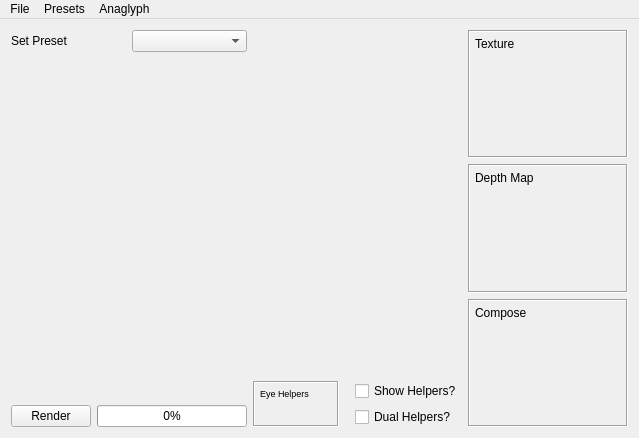
<?xml version="1.0" encoding="UTF-8"?>
<ui version="4.0">
 <class>MainWindow</class>
 <widget class="QMainWindow" name="MainWindow">
  <property name="geometry">
   <rect>
    <x>0</x>
    <y>0</y>
    <width>639</width>
    <height>438</height>
   </rect>
  </property>
  <property name="windowTitle">
   <string>Stereograma!</string>
  </property>
  <widget class="QWidget" name="centralWidget">
   <layout class="QHBoxLayout" name="horizontalLayout_2">
    <item>
     <layout class="QVBoxLayout" name="verticalLayout_2">
      <item>
       <layout class="QHBoxLayout" name="horizontalLayout_4">
        <item>
         <widget class="QLabel" name="label">
          <property name="text">
           <string>Set Preset</string>
          </property>
         </widget>
        </item>
        <item>
         <widget class="QComboBox" name="presetSelect"/>
        </item>
       </layout>
      </item>
      <item>
       <widget class="PresetEdit" name="presetEdit" native="true">
        <property name="sizePolicy">
         <sizepolicy hsizetype="Fixed" vsizetype="Expanding">
          <horstretch>0</horstretch>
          <verstretch>0</verstretch>
         </sizepolicy>
        </property>
       </widget>
      </item>
      <item>
       <layout class="QHBoxLayout" name="horizontalLayout" stretch="0,0">
        <property name="sizeConstraint">
         <enum>QLayout::SetFixedSize</enum>
        </property>
        <item>
         <widget class="QPushButton" name="renderButton">
          <property name="sizePolicy">
           <sizepolicy hsizetype="Fixed" vsizetype="Fixed">
            <horstretch>0</horstretch>
            <verstretch>0</verstretch>
           </sizepolicy>
          </property>
          <property name="text">
           <string>Render</string>
          </property>
         </widget>
        </item>
        <item>
         <widget class="QProgressBar" name="parallelProgress">
          <property name="sizePolicy">
           <sizepolicy hsizetype="Fixed" vsizetype="Fixed">
            <horstretch>0</horstretch>
            <verstretch>0</verstretch>
           </sizepolicy>
          </property>
          <property name="minimumSize">
           <size>
            <width>150</width>
            <height>0</height>
           </size>
          </property>
          <property name="value">
           <number>0</number>
          </property>
         </widget>
        </item>
       </layout>
      </item>
     </layout>
    </item>
    <item>
     <layout class="QVBoxLayout" name="verticalLayout_3">
      <item>
       <widget class="PresetSketch" name="presetSketcher" native="true">
        <property name="sizePolicy">
         <sizepolicy hsizetype="Expanding" vsizetype="Expanding">
          <horstretch>0</horstretch>
          <verstretch>0</verstretch>
         </sizepolicy>
        </property>
        <property name="minimumSize">
         <size>
          <width>180</width>
          <height>200</height>
         </size>
        </property>
       </widget>
      </item>
      <item>
       <layout class="QHBoxLayout" name="horizontalLayout_3">
        <item>
         <widget class="ImageContainerWidget" name="helpers_image">
          <property name="sizePolicy">
           <sizepolicy hsizetype="MinimumExpanding" vsizetype="Preferred">
            <horstretch>0</horstretch>
            <verstretch>0</verstretch>
           </sizepolicy>
          </property>
          <property name="minimumSize">
           <size>
            <width>30</width>
            <height>30</height>
           </size>
          </property>
          <property name="font">
           <font>
            <pointsize>7</pointsize>
           </font>
          </property>
          <property name="contextMenuPolicy">
           <enum>Qt::CustomContextMenu</enum>
          </property>
          <property name="acceptDrops">
           <bool>true</bool>
          </property>
          <property name="frameShape">
           <enum>QFrame::Box</enum>
          </property>
          <property name="frameShadow">
           <enum>QFrame::Sunken</enum>
          </property>
          <property name="lineWidth">
           <number>1</number>
          </property>
          <property name="text">
           <string>Eye Helpers</string>
          </property>
          <property name="scaledContents">
           <bool>true</bool>
          </property>
          <property name="alignment">
           <set>Qt::AlignLeading|Qt::AlignLeft|Qt::AlignTop</set>
          </property>
          <property name="indent">
           <number>5</number>
          </property>
         </widget>
        </item>
        <item>
         <layout class="QVBoxLayout" name="verticalLayout_4">
          <property name="leftMargin">
           <number>10</number>
          </property>
          <item>
           <widget class="QCheckBox" name="show_helpers">
            <property name="text">
             <string>Show Helpers?</string>
            </property>
           </widget>
          </item>
          <item>
           <widget class="QCheckBox" name="dual_helpers">
            <property name="text">
             <string>Dual Helpers?</string>
            </property>
           </widget>
          </item>
         </layout>
        </item>
       </layout>
      </item>
     </layout>
    </item>
    <item>
     <layout class="QVBoxLayout" name="verticalLayout" stretch="0,0,0">
      <property name="sizeConstraint">
       <enum>QLayout::SetNoConstraint</enum>
      </property>
      <item>
       <widget class="ImageContainerWidget" name="textureImage">
        <property name="sizePolicy">
         <sizepolicy hsizetype="Ignored" vsizetype="Ignored">
          <horstretch>0</horstretch>
          <verstretch>0</verstretch>
         </sizepolicy>
        </property>
        <property name="minimumSize">
         <size>
          <width>160</width>
          <height>120</height>
         </size>
        </property>
        <property name="contextMenuPolicy">
         <enum>Qt::CustomContextMenu</enum>
        </property>
        <property name="acceptDrops">
         <bool>true</bool>
        </property>
        <property name="frameShape">
         <enum>QFrame::Box</enum>
        </property>
        <property name="frameShadow">
         <enum>QFrame::Sunken</enum>
        </property>
        <property name="lineWidth">
         <number>1</number>
        </property>
        <property name="text">
         <string>Texture</string>
        </property>
        <property name="scaledContents">
         <bool>true</bool>
        </property>
        <property name="alignment">
         <set>Qt::AlignLeading|Qt::AlignLeft|Qt::AlignTop</set>
        </property>
        <property name="indent">
         <number>5</number>
        </property>
        <property name="openExternalLinks">
         <bool>false</bool>
        </property>
       </widget>
      </item>
      <item>
       <widget class="ImageContainerWidget" name="depthImage">
        <property name="sizePolicy">
         <sizepolicy hsizetype="Ignored" vsizetype="Ignored">
          <horstretch>0</horstretch>
          <verstretch>0</verstretch>
         </sizepolicy>
        </property>
        <property name="minimumSize">
         <size>
          <width>160</width>
          <height>120</height>
         </size>
        </property>
        <property name="contextMenuPolicy">
         <enum>Qt::CustomContextMenu</enum>
        </property>
        <property name="acceptDrops">
         <bool>true</bool>
        </property>
        <property name="frameShape">
         <enum>QFrame::Box</enum>
        </property>
        <property name="frameShadow">
         <enum>QFrame::Sunken</enum>
        </property>
        <property name="lineWidth">
         <number>1</number>
        </property>
        <property name="text">
         <string>Depth Map</string>
        </property>
        <property name="scaledContents">
         <bool>true</bool>
        </property>
        <property name="alignment">
         <set>Qt::AlignLeading|Qt::AlignLeft|Qt::AlignTop</set>
        </property>
        <property name="indent">
         <number>5</number>
        </property>
       </widget>
      </item>
      <item>
       <widget class="ImageContainerWidget" name="composeImage">
        <property name="sizePolicy">
         <sizepolicy hsizetype="Ignored" vsizetype="Ignored">
          <horstretch>0</horstretch>
          <verstretch>0</verstretch>
         </sizepolicy>
        </property>
        <property name="minimumSize">
         <size>
          <width>160</width>
          <height>120</height>
         </size>
        </property>
        <property name="contextMenuPolicy">
         <enum>Qt::CustomContextMenu</enum>
        </property>
        <property name="acceptDrops">
         <bool>true</bool>
        </property>
        <property name="frameShape">
         <enum>QFrame::Box</enum>
        </property>
        <property name="frameShadow">
         <enum>QFrame::Sunken</enum>
        </property>
        <property name="lineWidth">
         <number>1</number>
        </property>
        <property name="text">
         <string>Compose</string>
        </property>
        <property name="scaledContents">
         <bool>true</bool>
        </property>
        <property name="alignment">
         <set>Qt::AlignLeading|Qt::AlignLeft|Qt::AlignTop</set>
        </property>
        <property name="indent">
         <number>5</number>
        </property>
       </widget>
      </item>
     </layout>
    </item>
   </layout>
  </widget>
  <widget class="QMenuBar" name="menuBar">
   <property name="geometry">
    <rect>
     <x>0</x>
     <y>0</y>
     <width>639</width>
     <height>22</height>
    </rect>
   </property>
   <widget class="QMenu" name="menuFile">
    <property name="title">
     <string>File</string>
    </property>
    <widget class="QMenu" name="menuImport_model">
     <property name="title">
      <string>Import model</string>
     </property>
     <addaction name="action_obj"/>
     <addaction name="action_ply"/>
    </widget>
    <addaction name="actionLoad_Texture"/>
    <addaction name="actionLoad_Depth_Map"/>
    <addaction name="menuImport_model"/>
    <addaction name="separator"/>
    <addaction name="actionExit"/>
   </widget>
   <widget class="QMenu" name="menuPresets">
    <property name="enabled">
     <bool>true</bool>
    </property>
    <property name="title">
     <string>Presets</string>
    </property>
    <addaction name="actionAdd_preset"/>
    <addaction name="actionRename_Preset"/>
    <addaction name="actionRemove_preset"/>
    <addaction name="actionSave_Presets"/>
    <addaction name="actionReset"/>
   </widget>
   <widget class="QMenu" name="menuAnaglyph">
    <property name="title">
     <string>Anaglyph</string>
    </property>
    <addaction name="actionCreate_Anaglyph"/>
   </widget>
   <addaction name="menuFile"/>
   <addaction name="menuPresets"/>
   <addaction name="menuAnaglyph"/>
  </widget>
  <action name="actionLoad_Texture">
   <property name="icon">
    <iconset resource="rsc.qrc">
     <normaloff>:/images/opent.png</normaloff>:/images/opent.png</iconset>
   </property>
   <property name="text">
    <string>Load Texture</string>
   </property>
   <property name="iconVisibleInMenu">
    <bool>true</bool>
   </property>
  </action>
  <action name="actionLoad_Depth_Map">
   <property name="icon">
    <iconset resource="rsc.qrc">
     <normaloff>:/images/opend.png</normaloff>:/images/opend.png</iconset>
   </property>
   <property name="text">
    <string>Load Depth Map</string>
   </property>
   <property name="iconVisibleInMenu">
    <bool>true</bool>
   </property>
  </action>
  <action name="actionAdd_preset">
   <property name="enabled">
    <bool>true</bool>
   </property>
   <property name="text">
    <string>Add Preset</string>
   </property>
  </action>
  <action name="actionRemove_preset">
   <property name="text">
    <string>Remove Preset</string>
   </property>
  </action>
  <action name="action_obj">
   <property name="icon">
    <iconset resource="rsc.qrc">
     <normaloff>:/images/openobj.png</normaloff>:/images/openobj.png</iconset>
   </property>
   <property name="text">
    <string>Wavefront (.obj)</string>
   </property>
   <property name="iconVisibleInMenu">
    <bool>true</bool>
   </property>
  </action>
  <action name="action_ply">
   <property name="enabled">
    <bool>true</bool>
   </property>
   <property name="icon">
    <iconset resource="rsc.qrc">
     <normaloff>:/images/openobj.png</normaloff>:/images/openobj.png</iconset>
   </property>
   <property name="text">
    <string>Stanford PLY (.ply)</string>
   </property>
   <property name="iconVisibleInMenu">
    <bool>true</bool>
   </property>
  </action>
  <action name="actionExit">
   <property name="icon">
    <iconset resource="rsc.qrc">
     <normaloff>:/images/exit.png</normaloff>:/images/exit.png</iconset>
   </property>
   <property name="text">
    <string>Exit</string>
   </property>
   <property name="iconVisibleInMenu">
    <bool>true</bool>
   </property>
  </action>
  <action name="actionCreate_Anaglyph">
   <property name="text">
    <string>Create Anaglyph</string>
   </property>
  </action>
  <action name="actionSave_Presets">
   <property name="text">
    <string>Save Presets</string>
   </property>
  </action>
  <action name="actionReset">
   <property name="text">
    <string>Reset</string>
   </property>
  </action>
  <action name="actionRename_Preset">
   <property name="text">
    <string>Rename Preset</string>
   </property>
  </action>
 </widget>
 <layoutdefault spacing="6" margin="11"/>
 <customwidgets>
  <customwidget>
   <class>ImageContainerWidget</class>
   <extends>QLabel</extends>
   <header>imagecontainerwidget.h</header>
  </customwidget>
  <customwidget>
   <class>PresetSketch</class>
   <extends>QWidget</extends>
   <header>presetsketch.h</header>
   <container>1</container>
  </customwidget>
  <customwidget>
   <class>PresetEdit</class>
   <extends>QWidget</extends>
   <header>presetedit.h</header>
   <container>1</container>
  </customwidget>
 </customwidgets>
 <resources>
  <include location="rsc.qrc"/>
 </resources>
 <connections>
  <connection>
   <sender>actionExit</sender>
   <signal>triggered()</signal>
   <receiver>MainWindow</receiver>
   <slot>close()</slot>
   <hints>
    <hint type="sourcelabel">
     <x>-1</x>
     <y>-1</y>
    </hint>
    <hint type="destinationlabel">
     <x>319</x>
     <y>218</y>
    </hint>
   </hints>
  </connection>
 </connections>
</ui>
